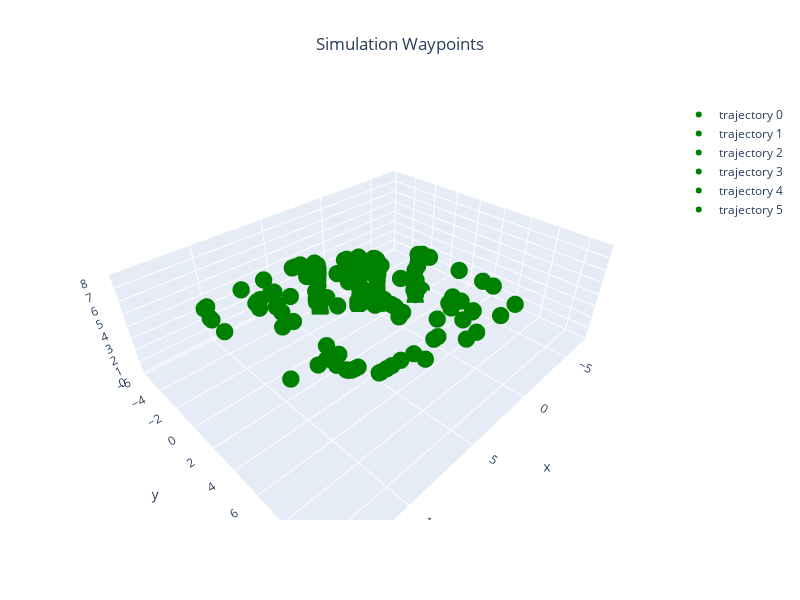

Source (notebook cell):
### Code cell
green_paths = []
for sysid,path in green_gcs.paths.items():
    green_paths.append(np.array([x for x in path if x is not None]))

markers = [ConfigGazebo.create_trajectory_from_array(array=path,color=Color.GREEN) for path in green_paths]
Gazebo.plot_3d_interactive(markers=markers,title="Simulation Waypoints",frames=(0.2, 0.2, 0.6),ground=-0.05)

### Figure 1 — Plotly figure (JSON) as saved in the notebook; plotly's stock layout.template omitted (floating-point values rounded to 4 significant figures; data arrays with more than 128 entries replaced by an {"elided": "..."} marker saying what was removed)
{"data": [{"marker": {"color": {"elided": "131 str values"}, "size": 6}, "mode": "markers", "name": "trajectory 0", "type": "scatter3d", "x": {"elided": "131 float values"}, "y": {"elided": "131 float values"}, "z": {"elided": "131 float values"}}, {"marker": {"color": {"elided": "131 str values"}, "size": 6}, "mode": "markers", "name": "trajectory 1", "type": "scatter3d", "x": {"elided": "131 float values"}, "y": {"elided": "131 float values"}, "z": {"elided": "131 float values"}}, {"marker": {"color": {"elided": "131 str values"}, "size": 6}, "mode": "markers", "name": "trajectory 2", "type": "scatter3d", "x": {"elided": "131 float values"}, "y": {"elided": "131 float values"}, "z": {"elided": "131 float values"}}, {"marker": {"color": {"elided": "131 str values"}, "size": 6}, "mode": "markers", "name": "trajectory 3", "type": "scatter3d", "x": {"elided": "131 float values"}, "y": {"elided": "131 float values"}, "z": {"elided": "131 float values"}}, {"marker": {"color": {"elided": "131 str values"}, "size": 6}, "mode": "markers", "name": "trajectory 4", "type": "scatter3d", "x": {"elided": "131 float values"}, "y": {"elided": "131 float values"}, "z": {"elided": "131 float values"}}, {"marker": {"color": ["green", "green", "green", "green", "green", "green", "green", "green", "green", "green", "green", "green", "green", "green", "green", "green", "green", "green", "green", "green", "green", "green", "green", "green", "green", "green", "green", "green", "green"], "size": 6}, "mode": "markers", "name": "trajectory 5", "type": "scatter3d", "x": [-4.437, -4.437, -4.437, -4.437, -4.437, -4.437, -4.437, -4.437, -4.437, -4.437, -4.437, -4.437, -4.437, -4.437, -4.437, -4.437, -4.437, -4.437, -4.437, -4.437, -4.437, -4.437, -4.437, -4.437, -4.437, -4.437, -4.437, -4.437, -4.437], "y": [-0.215, -0.215, -0.215, -0.215, -0.215, -0.215, -0.215, -0.215, -0.215, -0.215, -0.215, -0.215, -0.215, -0.215, -0.215, -0.215, -0.215, -0.215, -0.215, -0.215, -0.215, -0.215, -0.215, -0.215, -0.215, -0.215, -0.215, -0.215, -0.215], "z": [-0.03238, -0.03238, -0.03238, -0.03238, -0.03238, -0.03238, -0.03238, -0.03238, -0.03238, -0.03238, -0.03238, -0.03238, -0.03238, -0.03238, -0.03238, -0.03238, -0.03238, -0.03238, -0.03238, -0.03238, -0.03238, -0.03238, -0.03238, -0.03238, -0.03238, -0.03238, -0.03238, -0.03238, -0.03238]}], "layout": {"height": 600, "scene": {"xaxis": {"range": [-7.626, 14.7], "title": {"text": "x"}}, "yaxis": {"range": [-6.178, 11.43], "title": {"text": "y"}}, "zaxis": {"range": [-0.05, 8.044], "title": {"text": "z"}}}, "showlegend": true, "title": {"text": "Simulation Waypoints", "x": 0.5, "xanchor": "center"}, "width": 800}}
